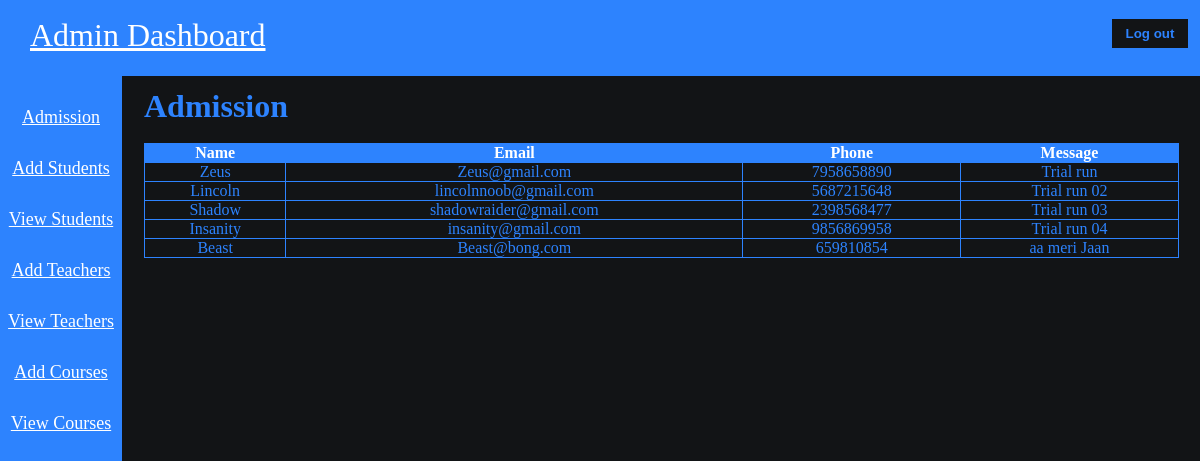
Page /admission.php (signed in) on the committed database.
### tables this page shows
CREATE TABLE `admission` (
  `id` int(11) NOT NULL,
  `Name` varchar(30) DEFAULT NULL,
  `Email` varchar(50) DEFAULT NULL,
  `Phone` bigint(12) DEFAULT NULL,
  `Message` varchar(100) DEFAULT NULL
);

### admission.php (the view, shortened to what this page needs)
<?php
$host="localhost";
$user="root";
$password="";
$db="student management system";
$data=mysqli_connect($host,$user,$password,$db);
$sql="SELECT * from admission";
$result=mysqli_query($data,$sql);
?>
<!DOCTYPE html>
<html>
    <head>
        <link rel="stylesheet" type="text/css" href="admin_admission.css">
    </head>
    <body>
        <?php
            include 'admin_sidebar.php';
        ?>
        <div class="content">
            <h1>Admission</h1>
            <br>
            <table>
                <tr>
                    <th>Name</th>
                    <th>Email</th>
                    <th>Phone</th>
                    <th>Message</th>
                </tr>
                <?php
                while($info=$result->fetch_assoc()){
                ?>
                <tr>
                    <td><?php echo "{$info['Name']}"; ?></td>
                    <td><?php echo "{$info['Email']}"; ?></td>
                    <td><?php echo "{$info['Phone']}"; ?></td>
                    <td><?php echo "{$info['Message']}"; ?></td>
                </tr>
                <?php
                }
                ?>
            </table>
        </div>
    </body>
</html>

### admin_admission.css (style rules this page uses)
:root { --primary: #2D83FE; --secondary: #121416; --pure: white; --dark: black; }
body { background-color: var(--secondary); }
* { margin: 0px; padding: 0px; }
.content { margin-left: 12%; margin-top: 1%; color: var(--primary); }
table, td, th { border: 1px solid var(--primary); text-align: center; }
th { color: var(--pure); background-color: var(--primary); }
td { color: var(--primary); }
table { width: 98%; border-collapse: collapse; }

### rows in the picture
admission: Name "Zeus", Email "Zeus@gmail.com", Phone "7958658890", Message "Trial run"
admission: Name "Lincoln", Email "lincolnnoob@gmail.com", Phone "5687215648", Message "Trial run 02"
admission: Name "Shadow", Email "shadowraider@gmail.com", Phone "2398568477", Message "Trial run 03"
admission: Name "Insanity", Email "insanity@gmail.com", Phone "9856869958", Message "Trial run 04"
admission: Name "Beast", Email "Beast@bong.com", Phone "659810854", Message "aa meri Jaan"
